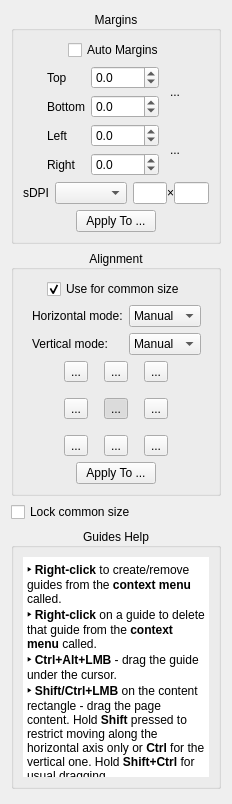
<?xml version="1.0" encoding="UTF-8"?>
<ui version="4.0">
 <class>page_layout::OptionsWidget</class>
 <widget class="QWidget" name="page_layout::OptionsWidget">
  <property name="geometry">
   <rect>
    <x>0</x>
    <y>0</y>
    <width>232</width>
    <height>804</height>
   </rect>
  </property>
  <property name="windowTitle">
   <string>Form</string>
  </property>
  <layout class="QVBoxLayout" name="verticalLayout_4">
   <item>
    <widget class="CollapsibleGroupBox" name="marginsGroup">
     <property name="title">
      <string>Margins</string>
     </property>
     <property name="alignment">
      <set>Qt::AlignCenter</set>
     </property>
     <layout class="QVBoxLayout" name="verticalLayout">
      <item>
       <layout class="QHBoxLayout" name="horizontalLayout">
        <item>
         <spacer name="horizontalSpacer_4">
          <property name="orientation">
           <enum>Qt::Horizontal</enum>
          </property>
          <property name="sizeHint" stdset="0">
           <size>
            <width>1</width>
            <height>1</height>
           </size>
          </property>
         </spacer>
        </item>
        <item>
         <widget class="QCheckBox" name="autoMargins">
          <property name="text">
           <string>Auto Margins</string>
          </property>
          <property name="checked">
           <bool>false</bool>
          </property>
          <property name="toolTip">
           <string>Toggle this option: Auto Margins.</string>
          </property>
         </widget>
        </item>
        <item>
         <spacer name="horizontalSpacer_2">
          <property name="orientation">
           <enum>Qt::Horizontal</enum>
          </property>
          <property name="sizeHint" stdset="0">
           <size>
            <width>1</width>
            <height>1</height>
           </size>
          </property>
         </spacer>
        </item>
       </layout>
      </item>
      <item>
       <layout class="QHBoxLayout" name="horizontalLayout_2">
        <item>
         <spacer name="horizontalSpacer_3">
          <property name="orientation">
           <enum>Qt::Horizontal</enum>
          </property>
          <property name="sizeHint" stdset="0">
           <size>
            <width>1</width>
            <height>1</height>
           </size>
          </property>
         </spacer>
        </item>
        <item>
         <layout class="QGridLayout" name="gridLayout">
          <item row="0" column="2" rowspan="2">
           <widget class="QToolButton" name="topBottomLink">
            <property name="minimumSize">
             <size>
              <width>20</width>
              <height>36</height>
             </size>
            </property>
            <property name="maximumSize">
             <size>
              <width>20</width>
              <height>36</height>
             </size>
            </property>
            <property name="styleSheet">
             <string notr="true">QToolButton:!hover {
  padding: 0;
  border: none;
  background-color: transparent;
}

QToolButton:hover {
  padding: 0;
  border: 1px solid palette(highlight);
  background-color: palette(base);
}

QToolButton:pressed {
  padding: 0;
  border: 1px solid palette(highlight);
  background-color: palette(alternative-base);
}</string>
            </property>
            <property name="text">
             <string>...</string>
            </property>
            <property name="icon">
             <iconset resource="../../../resources/resources.qrc">
              <normaloff>:/icons/stock-vchain.svg</normaloff>:/icons/stock-vchain.svg</iconset>
            </property>
            <property name="iconSize">
             <size>
              <width>18</width>
              <height>24</height>
             </size>
            </property>
            <property name="toolTip">
             <string>Link the top and bottom margin values.</string>
            </property>
           </widget>
          </item>
          <item row="0" column="0">
           <widget class="QLabel" name="label">
            <property name="text">
             <string>Top</string>
            </property>
           </widget>
          </item>
          <item row="3" column="0">
           <widget class="QLabel" name="label_4">
            <property name="text">
             <string>Right</string>
            </property>
           </widget>
          </item>
          <item row="2" column="0">
           <widget class="QLabel" name="label_3">
            <property name="text">
             <string>Left</string>
            </property>
           </widget>
          </item>
          <item row="2" column="2" rowspan="2">
           <widget class="QToolButton" name="leftRightLink">
            <property name="minimumSize">
             <size>
              <width>20</width>
              <height>36</height>
             </size>
            </property>
            <property name="maximumSize">
             <size>
              <width>20</width>
              <height>36</height>
             </size>
            </property>
            <property name="styleSheet">
             <string notr="true">QToolButton:!hover {
  padding: 0;
  border: none;
  background-color: transparent;
}

QToolButton:hover {
  padding: 0;
  border: 1px solid palette(highlight);
  background-color: palette(base);
}

QToolButton:pressed {
  padding: 0;
  border: 1px solid palette(highlight);
  background-color: palette(alternative-base);
}</string>
            </property>
            <property name="text">
             <string>...</string>
            </property>
            <property name="icon">
             <iconset resource="../../../resources/resources.qrc">
              <normaloff>:/icons/stock-vchain.svg</normaloff>:/icons/stock-vchain.svg</iconset>
            </property>
            <property name="iconSize">
             <size>
              <width>18</width>
              <height>24</height>
             </size>
            </property>
            <property name="checked">
             <bool>false</bool>
            </property>
            <property name="toolTip">
             <string>Link the left and right margin values.</string>
            </property>
           </widget>
          </item>
          <item row="0" column="1">
           <widget class="QDoubleSpinBox" name="topMarginSpinBox">
            <property name="decimals">
             <number>1</number>
            </property>
            <property name="minimum">
             <double>-9999.000000000000000</double>
            </property>
            <property name="maximum">
             <double>9999.000000000000000</double>
            </property>
            <property name="toolTip">
             <string>Adjust top margin.</string>
            </property>
           </widget>
          </item>
          <item row="1" column="1">
           <widget class="QDoubleSpinBox" name="bottomMarginSpinBox">
            <property name="decimals">
             <number>1</number>
            </property>
            <property name="minimum">
             <double>-9999.000000000000000</double>
            </property>
            <property name="maximum">
             <double>9999.000000000000000</double>
            </property>
            <property name="toolTip">
             <string>Adjust bottom margin.</string>
            </property>
           </widget>
          </item>
          <item row="2" column="1">
           <widget class="QDoubleSpinBox" name="leftMarginSpinBox">
            <property name="decimals">
             <number>1</number>
            </property>
            <property name="minimum">
             <double>-9999.000000000000000</double>
            </property>
            <property name="maximum">
             <double>9999.000000000000000</double>
            </property>
            <property name="toolTip">
             <string>Adjust left margin.</string>
            </property>
           </widget>
          </item>
          <item row="1" column="0">
           <widget class="QLabel" name="label_2">
            <property name="text">
             <string>Bottom</string>
            </property>
           </widget>
          </item>
          <item row="3" column="1">
           <widget class="QDoubleSpinBox" name="rightMarginSpinBox">
            <property name="decimals">
             <number>1</number>
            </property>
            <property name="minimum">
             <double>-9999.000000000000000</double>
            </property>
            <property name="maximum">
             <double>9999.000000000000000</double>
            </property>
            <property name="toolTip">
             <string>Adjust right margin.</string>
            </property>
           </widget>
          </item>
         </layout>
        </item>
        <item>
         <spacer name="horizontalSpacer">
          <property name="orientation">
           <enum>Qt::Horizontal</enum>
          </property>
          <property name="sizeHint" stdset="0">
           <size>
            <width>1</width>
            <height>1</height>
           </size>
          </property>
         </spacer>
        </item>
       </layout>
      </item>
      <item>
       <layout class="QHBoxLayout" name="sourceDpiLayout">
        <item>
         <spacer name="sourceDpiLeftSpacer">
          <property name="orientation">
           <enum>Qt::Horizontal</enum>
          </property>
          <property name="sizeType">
           <enum>QSizePolicy::Expanding</enum>
          </property>
          <property name="sizeHint" stdset="0">
           <size>
            <width>1</width>
            <height>1</height>
           </size>
          </property>
         </spacer>
        </item>
        <item>
         <widget class="QLabel" name="sourceDpiLabel">
          <property name="text">
           <string>sDPI</string>
          </property>
         </widget>
        </item>
        <item>
         <widget class="QComboBox" name="sourceDpiCombo">
          <property name="toolTip">
           <string>Choose source dpi.</string>
          </property>
         </widget>
        </item>
        <item>
         <layout class="QHBoxLayout" name="sourceDpiValuesLayout">
          <property name="spacing">
           <number>0</number>
          </property>
          <item>
           <widget class="QLineEdit" name="sourceXDpi">
            <property name="maximumSize">
             <size>
              <width>40</width>
              <height>16777215</height>
             </size>
            </property>
            <property name="toolTip">
             <string>Enter source x dpi.</string>
            </property>
           </widget>
          </item>
          <item>
           <widget class="QLabel" name="sourceDpiTimesLabel">
            <property name="text">
             <string notr="true">×</string>
            </property>
           </widget>
          </item>
          <item>
           <widget class="QLineEdit" name="sourceYDpi">
            <property name="maximumSize">
             <size>
              <width>40</width>
              <height>16777215</height>
             </size>
            </property>
            <property name="toolTip">
             <string>Enter source y dpi.</string>
            </property>
           </widget>
          </item>
         </layout>
        </item>
        <item>
         <spacer name="sourceDpiRightSpacer">
          <property name="orientation">
           <enum>Qt::Horizontal</enum>
          </property>
          <property name="sizeType">
           <enum>QSizePolicy::Expanding</enum>
          </property>
          <property name="sizeHint" stdset="0">
           <size>
            <width>1</width>
            <height>1</height>
           </size>
          </property>
         </spacer>
        </item>
       </layout>
      </item>
      <item>
       <layout class="QHBoxLayout" name="horizontalLayout_5">
        <item>
         <spacer name="horizontalSpacer_9">
          <property name="orientation">
           <enum>Qt::Horizontal</enum>
          </property>
          <property name="sizeHint" stdset="0">
           <size>
            <width>1</width>
            <height>1</height>
           </size>
          </property>
         </spacer>
        </item>
        <item>
         <widget class="QPushButton" name="applySettingsBtn">
          <property name="text">
           <string>Apply To ...</string>
          </property>
          <property name="toolTip">
           <string>Choose which pages receive these settings.</string>
          </property>
         </widget>
        </item>
        <item>
         <spacer name="horizontalSpacer_10">
          <property name="orientation">
           <enum>Qt::Horizontal</enum>
          </property>
          <property name="sizeHint" stdset="0">
           <size>
            <width>1</width>
            <height>1</height>
           </size>
          </property>
         </spacer>
        </item>
       </layout>
      </item>
     </layout>
    </widget>
   </item>
   <item>
    <widget class="CollapsibleGroupBox" name="alignmentGroup">
     <property name="title">
      <string>Alignment</string>
     </property>
     <property name="alignment">
      <set>Qt::AlignCenter</set>
     </property>
     <layout class="QVBoxLayout" name="verticalLayout_2">
      <property name="topMargin">
       <number>9</number>
      </property>
      <property name="rightMargin">
       <number>9</number>
      </property>
      <item>
       <layout class="QHBoxLayout" name="horizontalLayout_7">
        <item>
         <spacer name="horizontalSpacer_7">
          <property name="orientation">
           <enum>Qt::Horizontal</enum>
          </property>
          <property name="sizeHint" stdset="0">
           <size>
            <width>1</width>
            <height>1</height>
           </size>
          </property>
         </spacer>
        </item>
        <item>
         <widget class="QCheckBox" name="alignWithOthersCB">
          <property name="text">
           <string>Use for common size</string>
          </property>
          <property name="checked">
           <bool>true</bool>
          </property>
          <property name="toolTip">
           <string>Include this page in the common-size calculation and match it to that size.</string>
          </property>
         </widget>
        </item>
        <item>
         <spacer name="horizontalSpacer_8">
          <property name="orientation">
           <enum>Qt::Horizontal</enum>
          </property>
          <property name="sizeHint" stdset="0">
           <size>
            <width>1</width>
            <height>1</height>
           </size>
          </property>
         </spacer>
        </item>
       </layout>
      </item>
      <item>
       <layout class="QHBoxLayout" name="horizontalLayout_9">
        <item>
         <spacer name="horizontalSpacer_17">
          <property name="orientation">
           <enum>Qt::Horizontal</enum>
          </property>
          <property name="sizeHint" stdset="0">
           <size>
            <width>1</width>
            <height>1</height>
           </size>
          </property>
         </spacer>
        </item>
        <item>
         <layout class="QGridLayout" name="gridLayout_3">
          <item row="0" column="0">
           <widget class="QLabel" name="hAlignmentModeLabel">
            <property name="text">
             <string>Horizontal mode:</string>
            </property>
           </widget>
          </item>
          <item row="1" column="0">
           <widget class="QLabel" name="vAlignmentModeLabel">
            <property name="text">
             <string>Vertical mode:</string>
            </property>
           </widget>
          </item>
          <item row="0" column="1">
           <widget class="QComboBox" name="hAlignmentModeCB">
            <property name="currentIndex">
             <number>1</number>
            </property>
            <item>
             <property name="text">
              <string comment="auto">Auto</string>
             </property>
            </item>
            <item>
             <property name="text">
              <string comment="manual">Manual</string>
             </property>
            </item>
            <item>
             <property name="text">
              <string comment="original">Original</string>
             </property>
            </item>
            <property name="toolTip">
             <string>Choose h alignment mode.</string>
            </property>
           </widget>
          </item>
          <item row="1" column="1">
           <widget class="QComboBox" name="vAlignmentModeCB">
            <property name="currentIndex">
             <number>1</number>
            </property>
            <item>
             <property name="text">
              <string comment="auto">Auto</string>
             </property>
            </item>
            <item>
             <property name="text">
              <string comment="manual">Manual</string>
             </property>
            </item>
            <item>
             <property name="text">
              <string comment="original">Original</string>
             </property>
            </item>
            <property name="toolTip">
             <string>Choose v alignment mode.</string>
            </property>
           </widget>
          </item>
         </layout>
        </item>
        <item>
         <spacer name="horizontalSpacer_18">
          <property name="orientation">
           <enum>Qt::Horizontal</enum>
          </property>
          <property name="sizeHint" stdset="0">
           <size>
            <width>1</width>
            <height>1</height>
           </size>
          </property>
         </spacer>
        </item>
       </layout>
      </item>
      <item>
       <layout class="QHBoxLayout" name="horizontalLayout_4">
        <item>
         <spacer name="horizontalSpacer_6">
          <property name="orientation">
           <enum>Qt::Horizontal</enum>
          </property>
          <property name="sizeHint" stdset="0">
           <size>
            <width>1</width>
            <height>1</height>
           </size>
          </property>
         </spacer>
        </item>
        <item>
         <layout class="QGridLayout" name="gridLayout_2">
          <property name="spacing">
           <number>16</number>
          </property>
          <item row="0" column="0">
           <widget class="QToolButton" name="alignTopLeftBtn">
            <property name="text">
             <string>...</string>
            </property>
            <property name="icon">
             <iconset resource="../../../resources/resources.qrc">
              <normaloff>:/icons/stock-gravity-north-west.svg</normaloff>:/icons/stock-gravity-north-west.svg</iconset>
            </property>
            <property name="iconSize">
             <size>
              <width>24</width>
              <height>24</height>
             </size>
            </property>
            <property name="checkable">
             <bool>true</bool>
            </property>
            <property name="autoExclusive">
             <bool>true</bool>
            </property>
            <property name="toolTip">
             <string>Click to align top left.</string>
            </property>
           </widget>
          </item>
          <item row="0" column="1">
           <widget class="QToolButton" name="alignTopBtn">
            <property name="text">
             <string>...</string>
            </property>
            <property name="icon">
             <iconset resource="../../../resources/resources.qrc">
              <normaloff>:/icons/stock-gravity-north.svg</normaloff>:/icons/stock-gravity-north.svg</iconset>
            </property>
            <property name="iconSize">
             <size>
              <width>24</width>
              <height>24</height>
             </size>
            </property>
            <property name="checkable">
             <bool>true</bool>
            </property>
            <property name="autoExclusive">
             <bool>true</bool>
            </property>
            <property name="toolTip">
             <string>Click to align top.</string>
            </property>
           </widget>
          </item>
          <item row="0" column="2">
           <widget class="QToolButton" name="alignTopRightBtn">
            <property name="text">
             <string>...</string>
            </property>
            <property name="icon">
             <iconset resource="../../../resources/resources.qrc">
              <normaloff>:/icons/stock-gravity-north-east.svg</normaloff>:/icons/stock-gravity-north-east.svg</iconset>
            </property>
            <property name="iconSize">
             <size>
              <width>24</width>
              <height>24</height>
             </size>
            </property>
            <property name="checkable">
             <bool>true</bool>
            </property>
            <property name="autoExclusive">
             <bool>true</bool>
            </property>
            <property name="toolTip">
             <string>Click to align top right.</string>
            </property>
           </widget>
          </item>
          <item row="1" column="0">
           <widget class="QToolButton" name="alignLeftBtn">
            <property name="text">
             <string>...</string>
            </property>
            <property name="icon">
             <iconset resource="../../../resources/resources.qrc">
              <normaloff>:/icons/stock-gravity-west.svg</normaloff>:/icons/stock-gravity-west.svg</iconset>
            </property>
            <property name="iconSize">
             <size>
              <width>24</width>
              <height>24</height>
             </size>
            </property>
            <property name="checkable">
             <bool>true</bool>
            </property>
            <property name="autoExclusive">
             <bool>true</bool>
            </property>
            <property name="toolTip">
             <string>Click to align left.</string>
            </property>
           </widget>
          </item>
          <item row="1" column="1">
           <widget class="QToolButton" name="alignCenterBtn">
            <property name="text">
             <string>...</string>
            </property>
            <property name="icon">
             <iconset resource="../../../resources/resources.qrc">
              <normaloff>:/icons/stock-center.svg</normaloff>:/icons/stock-center.svg</iconset>
            </property>
            <property name="iconSize">
             <size>
              <width>24</width>
              <height>24</height>
             </size>
            </property>
            <property name="checkable">
             <bool>true</bool>
            </property>
            <property name="checked">
             <bool>true</bool>
            </property>
            <property name="autoExclusive">
             <bool>true</bool>
            </property>
            <property name="toolTip">
             <string>Click to align center.</string>
            </property>
           </widget>
          </item>
          <item row="1" column="2">
           <widget class="QToolButton" name="alignRightBtn">
            <property name="text">
             <string>...</string>
            </property>
            <property name="icon">
             <iconset resource="../../../resources/resources.qrc">
              <normaloff>:/icons/stock-gravity-east.svg</normaloff>:/icons/stock-gravity-east.svg</iconset>
            </property>
            <property name="iconSize">
             <size>
              <width>24</width>
              <height>24</height>
             </size>
            </property>
            <property name="checkable">
             <bool>true</bool>
            </property>
            <property name="autoExclusive">
             <bool>true</bool>
            </property>
            <property name="toolTip">
             <string>Click to align right.</string>
            </property>
           </widget>
          </item>
          <item row="2" column="0">
           <widget class="QToolButton" name="alignBottomLeftBtn">
            <property name="text">
             <string>...</string>
            </property>
            <property name="icon">
             <iconset resource="../../../resources/resources.qrc">
              <normaloff>:/icons/stock-gravity-south-west.svg</normaloff>:/icons/stock-gravity-south-west.svg</iconset>
            </property>
            <property name="iconSize">
             <size>
              <width>24</width>
              <height>24</height>
             </size>
            </property>
            <property name="checkable">
             <bool>true</bool>
            </property>
            <property name="autoExclusive">
             <bool>true</bool>
            </property>
            <property name="toolTip">
             <string>Click to align bottom left.</string>
            </property>
           </widget>
          </item>
          <item row="2" column="1">
           <widget class="QToolButton" name="alignBottomBtn">
            <property name="text">
             <string>...</string>
            </property>
            <property name="icon">
             <iconset resource="../../../resources/resources.qrc">
              <normaloff>:/icons/stock-gravity-south.svg</normaloff>:/icons/stock-gravity-south.svg</iconset>
            </property>
            <property name="iconSize">
             <size>
              <width>24</width>
              <height>24</height>
             </size>
            </property>
            <property name="checkable">
             <bool>true</bool>
            </property>
            <property name="autoExclusive">
             <bool>true</bool>
            </property>
            <property name="toolTip">
             <string>Click to align bottom.</string>
            </property>
           </widget>
          </item>
          <item row="2" column="2">
           <widget class="QToolButton" name="alignBottomRightBtn">
            <property name="text">
             <string>...</string>
            </property>
            <property name="icon">
             <iconset resource="../../../resources/resources.qrc">
              <normaloff>:/icons/stock-gravity-south-east.svg</normaloff>:/icons/stock-gravity-south-east.svg</iconset>
            </property>
            <property name="iconSize">
             <size>
              <width>24</width>
              <height>24</height>
             </size>
            </property>
            <property name="checkable">
             <bool>true</bool>
            </property>
            <property name="autoExclusive">
             <bool>true</bool>
            </property>
            <property name="toolTip">
             <string>Click to align bottom right.</string>
            </property>
           </widget>
          </item>
         </layout>
        </item>
        <item>
         <spacer name="horizontalSpacer_5">
          <property name="orientation">
           <enum>Qt::Horizontal</enum>
          </property>
          <property name="sizeHint" stdset="0">
           <size>
            <width>1</width>
            <height>1</height>
           </size>
          </property>
         </spacer>
        </item>
       </layout>
      </item>
      <item>
       <layout class="QHBoxLayout" name="horizontalLayout_6">
        <item>
         <spacer name="horizontalSpacer_11">
          <property name="orientation">
           <enum>Qt::Horizontal</enum>
          </property>
          <property name="sizeHint" stdset="0">
           <size>
            <width>1</width>
            <height>1</height>
           </size>
          </property>
         </spacer>
        </item>
        <item>
         <widget class="QPushButton" name="applyAlignmentBtn">
          <property name="text">
           <string>Apply To ...</string>
          </property>
          <property name="toolTip">
           <string>Choose which pages receive these settings.</string>
          </property>
         </widget>
        </item>
        <item>
         <spacer name="horizontalSpacer_12">
          <property name="orientation">
           <enum>Qt::Horizontal</enum>
          </property>
          <property name="sizeHint" stdset="0">
           <size>
            <width>1</width>
            <height>1</height>
           </size>
          </property>
         </spacer>
        </item>
       </layout>
      </item>
     </layout>
    </widget>
   </item>
   <item>
    <widget class="QCheckBox" name="freezeAggregateHardSizeCb">
     <property name="toolTip">
      <string>Keep the current common size fixed until unchecked.</string>
     </property>
     <property name="text">
      <string>Lock common size</string>
     </property>
    </widget>
   </item>
   <item>
    <widget class="CollapsibleGroupBox" name="groupBox">
     <property name="sizePolicy">
      <sizepolicy hsizetype="Preferred" vsizetype="Preferred">
       <horstretch>0</horstretch>
       <verstretch>0</verstretch>
      </sizepolicy>
     </property>
     <property name="title">
      <string>Guides Help</string>
     </property>
     <property name="alignment">
      <set>Qt::AlignCenter</set>
     </property>
     <layout class="QVBoxLayout" name="verticalLayout_6">
      <property name="sizeConstraint">
       <enum>QLayout::SetDefaultConstraint</enum>
      </property>
      <item>
       <widget class="QTextBrowser" name="textBrowser">
        <property name="sizePolicy">
         <sizepolicy hsizetype="Expanding" vsizetype="Expanding">
          <horstretch>0</horstretch>
          <verstretch>0</verstretch>
         </sizepolicy>
        </property>
        <property name="minimumSize">
         <size>
          <width>0</width>
          <height>220</height>
         </size>
        </property>
        <property name="baseSize">
         <size>
          <width>0</width>
          <height>0</height>
         </size>
        </property>
        <property name="acceptDrops">
         <bool>false</bool>
        </property>
        <property name="toolTip">
         <string/>
        </property>
        <property name="toolTipDuration">
         <number>-1</number>
        </property>
        <property name="statusTip">
         <string/>
        </property>
        <property name="autoFillBackground">
         <bool>false</bool>
        </property>
        <property name="frameShape">
         <enum>QFrame::NoFrame</enum>
        </property>
        <property name="frameShadow">
         <enum>QFrame::Plain</enum>
        </property>
        <property name="verticalScrollBarPolicy">
         <enum>Qt::ScrollBarAlwaysOff</enum>
        </property>
        <property name="horizontalScrollBarPolicy">
         <enum>Qt::ScrollBarAlwaysOff</enum>
        </property>
        <property name="sizeAdjustPolicy">
         <enum>QAbstractScrollArea::AdjustToContentsOnFirstShow</enum>
        </property>
        <property name="autoFormatting">
         <set>QTextEdit::AutoNone</set>
        </property>
        <property name="lineWrapMode">
         <enum>QTextEdit::WidgetWidth</enum>
        </property>
        <property name="readOnly">
         <bool>true</bool>
        </property>
        <property name="html">
         <string>&lt;!DOCTYPE HTML PUBLIC &quot;-//W3C//DTD HTML 4.0//EN&quot; &quot;http://www.w3.org/TR/REC-html40/strict.dtd&quot;&gt;
&lt;html&gt;&lt;head&gt;&lt;meta name=&quot;qrichtext&quot; content=&quot;1&quot; /&gt;&lt;style type=&quot;text/css&quot;&gt;
p, li { white-space: pre-wrap; }
&lt;/style&gt;&lt;/head&gt;&lt;body style=&quot; font-family:'MS Shell Dlg 2'; font-weight:400; font-style:normal;&quot;&gt;
&lt;p style=&quot; margin-top:0px; margin-bottom:0px; margin-left:0px; margin-right:0px; -qt-block-indent:0; text-indent:0px;&quot;&gt;&lt;span style=&quot;  font-weight:600;&quot;&gt;‣ Right-click&lt;/span&gt;&lt;span style=&quot; &quot;&gt; to create/remove guides from the &lt;/span&gt;&lt;span style=&quot;  font-weight:600;&quot;&gt;context menu&lt;/span&gt;&lt;span style=&quot; &quot;&gt; called.&lt;/span&gt;&lt;/p&gt;
&lt;p style=&quot; margin-top:0px; margin-bottom:0px; margin-left:0px; margin-right:0px; -qt-block-indent:0; text-indent:0px;&quot;&gt;&lt;span style=&quot;  font-weight:600;&quot;&gt;‣ Right-click&lt;/span&gt;&lt;span style=&quot; &quot;&gt; on a guide to delete that guide from the &lt;/span&gt;&lt;span style=&quot;  font-weight:600;&quot;&gt;context menu&lt;/span&gt;&lt;span style=&quot; &quot;&gt; called.&lt;/span&gt;&lt;/p&gt;
&lt;p style=&quot; margin-top:0px; margin-bottom:0px; margin-left:0px; margin-right:0px; -qt-block-indent:0; text-indent:0px;&quot;&gt;&lt;span style=&quot;  font-weight:600;&quot;&gt;‣ Ctrl+Alt+LMB&lt;/span&gt;&lt;span style=&quot; &quot;&gt; - drag the guide under the cursor.&lt;/span&gt;&lt;/p&gt;
&lt;p style=&quot; margin-top:0px; margin-bottom:0px; margin-left:0px; margin-right:0px; -qt-block-indent:0; text-indent:0px;&quot;&gt;&lt;span style=&quot;  font-weight:600;&quot;&gt;‣ Shift/Ctrl+LMB&lt;/span&gt;&lt;span style=&quot; &quot;&gt; on the content rectangle - drag the page content. Hold &lt;/span&gt;&lt;span style=&quot;  font-weight:600;&quot;&gt;Shift&lt;/span&gt;&lt;span style=&quot; &quot;&gt; pressed to restrict moving along the horizontal axis only or &lt;/span&gt;&lt;span style=&quot;  font-weight:600;&quot;&gt;Ctrl&lt;/span&gt;&lt;span style=&quot; &quot;&gt; for the vertical one. Hold &lt;/span&gt;&lt;span style=&quot;  font-weight:600;&quot;&gt;Shift+Ctrl&lt;/span&gt;&lt;span style=&quot; &quot;&gt; for usual dragging.&lt;/span&gt;&lt;/p&gt;
&lt;p style=&quot; margin-top:0px; margin-bottom:0px; margin-left:0px; margin-right:0px; -qt-block-indent:0; text-indent:0px;&quot;&gt;&lt;span style=&quot;  font-weight:600;&quot;&gt;‣ Double-click&lt;/span&gt;&lt;span style=&quot; &quot;&gt; on content - automatically attach that content to the nearest guide. Hold &lt;/span&gt;&lt;span style=&quot;  font-weight:600;&quot;&gt;Shift&lt;/span&gt;&lt;span style=&quot; &quot;&gt; pressed to select vertical guides only or &lt;/span&gt;&lt;span style=&quot;  font-weight:600;&quot;&gt;Ctrl&lt;/span&gt;&lt;span style=&quot; &quot;&gt; for horizontal ones. Hold &lt;/span&gt;&lt;span style=&quot;  font-weight:600;&quot;&gt;Shift+Ctrl&lt;/span&gt;&lt;span style=&quot; &quot;&gt; to attach that to both the nearest vertical and horizontal guides.&lt;/span&gt;&lt;/p&gt;
&lt;p style=&quot; margin-top:0px; margin-bottom:0px; margin-left:0px; margin-right:0px; -qt-block-indent:0; text-indent:0px;&quot;&gt;&lt;span style=&quot;  font-weight:600;&quot;&gt;‣&lt;/span&gt;&lt;span style=&quot; &quot;&gt; Use the &lt;/span&gt;&lt;span style=&quot;  font-weight:600;&quot;&gt;context menu&lt;/span&gt;&lt;span style=&quot; &quot;&gt; to enable/disable showing the hard margins rectangle.&lt;/span&gt;&lt;/p&gt;&lt;/body&gt;&lt;/html&gt;</string>
        </property>
        <property name="textInteractionFlags">
         <set>Qt::TextSelectableByKeyboard|Qt::TextSelectableByMouse</set>
        </property>
       </widget>
      </item>
     </layout>
    </widget>
   </item>
   <item>
    <spacer name="verticalSpacer">
     <property name="orientation">
      <enum>Qt::Vertical</enum>
     </property>
     <property name="sizeHint" stdset="0">
      <size>
       <width>188</width>
       <height>11</height>
      </size>
     </property>
    </spacer>
   </item>
  </layout>
 </widget>
 <customwidgets>
  <customwidget>
   <class>CollapsibleGroupBox</class>
   <extends>QGroupBox</extends>
   <header location="global">CollapsibleGroupBox.h</header>
   <container>1</container>
  </customwidget>
 </customwidgets>
 <resources>
  <include location="../../../resources/resources.qrc"/>
 </resources>
 <connections/>
</ui>
